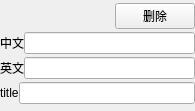
<?xml version="1.0" encoding="UTF-8"?>
<ui version="4.0">
 <class>NPCForm</class>
 <widget class="QWidget" name="NPCForm">
  <property name="geometry">
   <rect>
    <x>0</x>
    <y>0</y>
    <width>195</width>
    <height>111</height>
   </rect>
  </property>
  <property name="sizePolicy">
   <sizepolicy hsizetype="Minimum" vsizetype="Minimum">
    <horstretch>0</horstretch>
    <verstretch>0</verstretch>
   </sizepolicy>
  </property>
  <property name="windowTitle">
   <string>Form</string>
  </property>
  <property name="styleSheet">
   <string notr="true">border-color: rgb(0, 0, 0);</string>
  </property>
  <layout class="QGridLayout" name="gridLayout">
   <property name="leftMargin">
    <number>0</number>
   </property>
   <property name="topMargin">
    <number>0</number>
   </property>
   <property name="rightMargin">
    <number>0</number>
   </property>
   <property name="bottomMargin">
    <number>0</number>
   </property>
   <property name="spacing">
    <number>0</number>
   </property>
   <item row="0" column="0">
    <spacer name="horizontalSpacer">
     <property name="orientation">
      <enum>Qt::Horizontal</enum>
     </property>
     <property name="sizeHint" stdset="0">
      <size>
       <width>90</width>
       <height>20</height>
      </size>
     </property>
    </spacer>
   </item>
   <item row="0" column="1">
    <widget class="QPushButton" name="deletBT">
     <property name="text">
      <string>删除</string>
     </property>
    </widget>
   </item>
   <item row="1" column="0" colspan="2">
    <layout class="QHBoxLayout" name="horizontalLayout">
     <property name="spacing">
      <number>0</number>
     </property>
     <item>
      <widget class="QLabel" name="label">
       <property name="text">
        <string>中文</string>
       </property>
      </widget>
     </item>
     <item>
      <widget class="QLineEdit" name="nameZH"/>
     </item>
    </layout>
   </item>
   <item row="2" column="0" colspan="2">
    <layout class="QHBoxLayout" name="horizontalLayout_2">
     <property name="spacing">
      <number>0</number>
     </property>
     <item>
      <widget class="QLabel" name="label_2">
       <property name="text">
        <string>英文</string>
       </property>
      </widget>
     </item>
     <item>
      <widget class="QLineEdit" name="nameEN"/>
     </item>
    </layout>
   </item>
   <item row="3" column="0" colspan="2">
    <layout class="QHBoxLayout" name="horizontalLayout_3">
     <property name="spacing">
      <number>0</number>
     </property>
     <item>
      <widget class="QLabel" name="label_3">
       <property name="text">
        <string>title</string>
       </property>
      </widget>
     </item>
     <item>
      <widget class="QLineEdit" name="title"/>
     </item>
    </layout>
   </item>
  </layout>
 </widget>
 <resources/>
 <connections/>
</ui>
